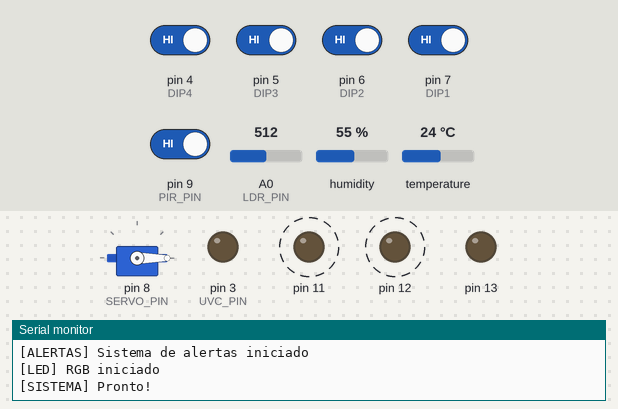
The sketch below on a simulated Arduino Mega 2560, built with avr-gcc and run on an emulated ATmega2560. On the bench: servo, output pins drawn as LEDs (lit = HIGH), the last lines printed to the serial monitor. Dashed ring = blinking. Inputs (shaded band) come from the test bench; at power-on: pin 4 (DIP4), pin 5 (DIP3), pin 6 (DIP2), pin 7 (DIP1), pin 9 (PIR_PIN) HIGH, humidity 55 %, temperature 24 °C, A0 (LDR_PIN) = 512.

Above: at 1.4 s.
1.5 s: humidity set to 79 %
At 1.53 s:
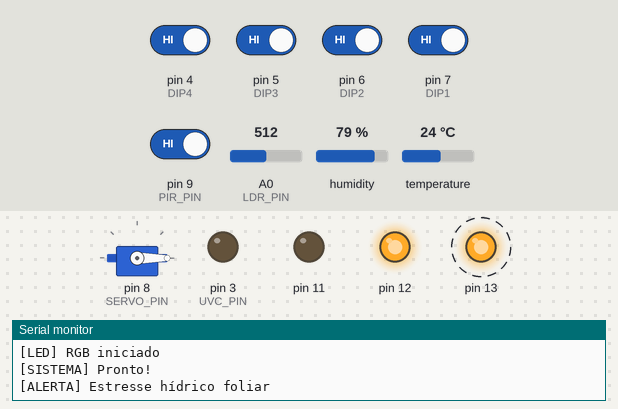
5.3 s: humidity set to 82 %
At 6.13 s:
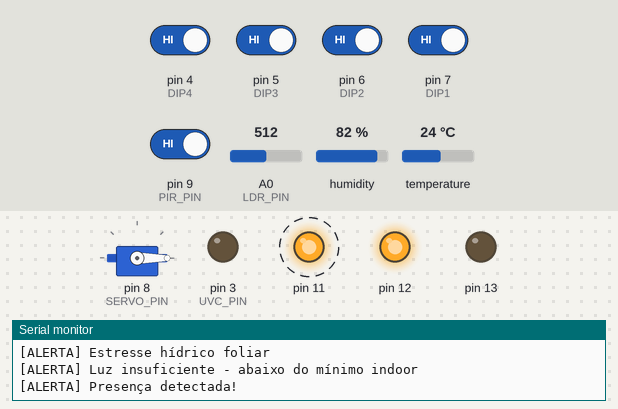
At 8.3 s:
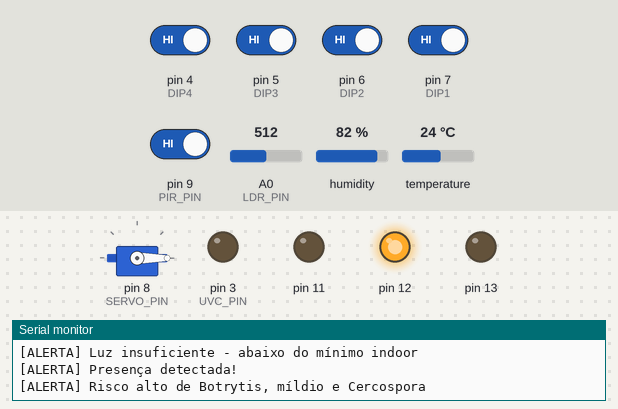
8.8 s: temperature set to 29 °C
11.3 s: temperature set to 32 °C
At 12.34 s:
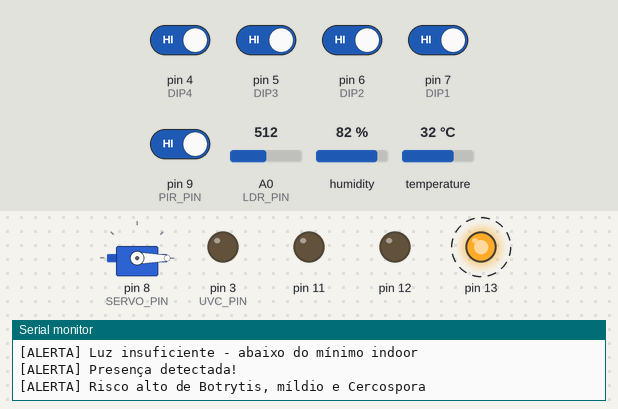
14.8 s: A0 (LDR_PIN) set to 175
21.2 s: A0 (LDR_PIN) set to 152
Timing chart, 0 to 24.5 s (numbered marks = the images above; inputs shaded):
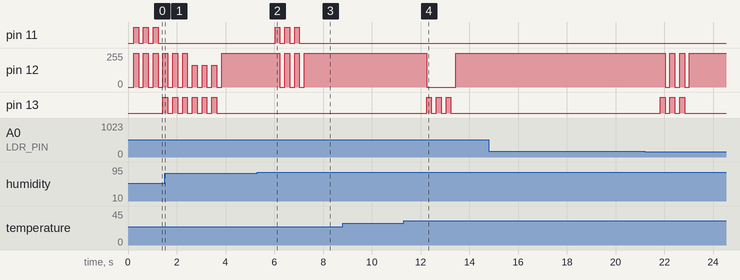

Measured:
- the behaviour switches between 80 and 81 % on humidity (found by bisection; images 1 and 2)
- the behaviour switches between 30 and 31 °C on temperature (found by bisection; images 3 and 4)
- after the input at 5.3 s, pin 11: alternates HIGH for 0.20 s and LOW for 0.20 s, 6 changes in all, then stays LOW, starting after 0.73 s; pin 12: alternates 255/255 for 0.20 s and 0/255 for 0.20 s, 6 changes in all, then stays 255/255, starting after 0.93 s
- after the input at 8.8 s, every drawn part: stays the same
- after the input at 11.3 s, pin 12: 255/255 → 0/255 after 0.94 s, → 255/255 1.2 s later; pin 13: alternates HIGH for 0.20 s and LOW for 0.20 s, 6 changes in all, then stays LOW, starting after 0.94 s
- after the input at 14.8 s, every drawn part: stays the same
- by itself, pin 11: alternates HIGH for 0.20 s and LOW for 0.20 s
- by itself, pin 13: alternates HIGH for 0.20 s and LOW for 0.20 s, 11 changes in all, then stays LOW

The sketch:

hortinha_main.ino
```cpp
#include "include/sensores.h"
#include "include/bomba_nft.h"
#include "include/uvc.h"
#include "include/modos.h"
#include "include/led.h"
#include "include/serial_proto.h"
#include "include/alertas_local.h"

void setup() {

  iniciarSerialArduino();
  iniciarSensores();
  iniciarModos();
  iniciarBombaNFT();
  iniciarUVCLocal();
  iniciarFotoperiodo();
  iniciarAlertasLocais();
  STAR(13, 12, 11);

  Serial.println("\n[SISTEMA] Pronto!\n");
}

void loop() {
  lerSensores();
  lerModos();
  controlarIrrigacao();
  atualizarServo();
  verificarAlertas();
  atualizarFotoperiodo();
  attUVC();
  GEN_RGB();

  if (millis() - ultimoEnvioUART >= 1000) { //envia dados a cada 1 segundo
    ultimoEnvioUART = millis();
    enviarDadosUART();
  }

  processarComandoUART();
  delay(50);
}
```

alertas_local.h
```cpp
#pragma once

#include <Arduino.h>

/**
 * @brief Inicializa o sistema de alertas locais
 */
void iniciarAlertasLocais();

/**
 * @brief Verifica as condições ambientais e dispara alertas
 * Deve ser chamada continuamente no loop()
 */
void verificarAlertas();

// Variáveis globais de alertas
extern bool alertaCalor;
extern bool alertaFrio;
extern bool alertaUmidAlta;
extern bool alertaUmidBaixa;
extern bool alertaLuz;
extern bool alertaFotoperiodo;
extern bool alertaPresenca;
```

bomba_nft.h
```cpp
#pragma once

#include <Arduino.h>
#include <Servo.h>

/**
 * @brief Inicializa o sistema de bomba NFT
 */
void iniciarBombaNFT();

/**
 * @brief Abre a irrigação (ativa a bomba)
 */
void abrirIrrigacao();

/**
 * @brief Fecha a irrigação (desativa a bomba)
 */
void fecharIrrigacao();

/**
 * @brief Atualiza o servo (movimentação do ângulo)
 * Deve ser chamada continuamente no loop()
 */
void atualizarServo();

/**
 * @brief Inicializa o agendador de ciclos de bomba
 */
void iniciarAgendadorBomba();

/**
 * @brief Verifica se as condições estão aptas para ciclo de irrigação
 * @return true se pode iniciar, false caso contrário
 */
bool condicoesAptasParaCicloBomba();

/**
 * @brief Inicia um ciclo de irrigação
 */
void iniciarCicloBomba();

/**
 * @brief Finaliza o ciclo de irrigação ativo
 */
void finalizarCicloBomba();

/**
 * @brief Atualiza o agendador de irrigação
 * Deve ser chamada continuamente no loop()
 */
void controlarIrrigacao();

// Variáveis globais
extern bool irrigando;
extern int anguloAtual;
```

led.h
```cpp
#pragma once

#include <Arduino.h>

/**
 * @struct led
 * @brief Estrutura com dados de um LED
 */
struct led
{
    int luz;             ///< Valor de iluminação (0-255)
    int pin;             ///< Pino Arduino
    bool pisc;           ///< Flag de piscagem
    unsigned long ult_p; ///< Último tempo de piscagem
};

/**
 * @struct ledRGB
 * @brief Estrutura com dados de um LED RGB
 */
struct ledRGB
{
    led R;   ///< Canal vermelho
    led G;   ///< Canal verde
    led B;   ///< Canal azul
    int est; ///< Estado
};

/**
 * @brief Inicializa o LED RGB nos pinos especificados
 * @param pinR Pino do canal vermelho
 * @param pinG Pino do canal verde
 * @param pinB Pino do canal azul
 */
void STAR(int pinR, int pinG, int pinB);

/**
 * @brief Define a cor do LED RGB
 * @param r Valor do canal vermelho (0-255)
 * @param g Valor do canal verde (0-255)
 * @param b Valor do canal azul (0-255)
 */
void COR(int r, int g, int b);

/**
 * @brief Faz o LED RGB piscar uma cor específica
 * @param r Valor do canal vermelho
 * @param g Valor do canal verde
 * @param b Valor do canal azul
 * @param vezes Número de repetições (padrão 3)
 */
void PISCA_COR(int r, int g, int b, int vezes = 3);

/**
 * @brief Atualiza o estado do LED baseado no sistema
 * Deve ser chamada continuamente no loop()
 */
void GEN_RGB();
```

modos.h
```cpp
#pragma once

#include <Arduino.h>

/**
 * @brief Inicializa o sistema de seletores de modo (DIP switches)
 */
void iniciarModos();

/**
 * @brief Faz leitura dos DIPs e atualiza estados
 * Deve ser chamada continuamente no loop()
 */
void lerModos();

// Variáveis globais de modo
extern bool modoManual;
extern bool modoBombaLiga;
extern bool modoBombaDesliga;
extern bool uvcSolicitado;
```

sensores.h
```cpp
#pragma once

#include <Arduino.h>

/**
 * @brief Inicializa os sensores (DHT11, LDR, PIR)
 */
void iniciarSensores();

/**
 * @brief Faz leitura de todos os sensores
 * Atualiza variáveis globais: temperatura, umidade, luz, presenca
 */
void lerSensores();

/**
 * @brief Inicializa o sistema de fotoperíodo
 */
void iniciarFotoperiodo();

/**
 * @brief Atualiza o contador de fotoperíodo
 * Deve ser chamada continuamente no loop()
 */
void atualizarFotoperiodo();

// Variáveis globais de sensores
extern float temperatura;
extern float umidade;
extern int luz;
extern bool presenca;
extern int diasDeficitFotoperiodo;
```

serial_proto.h
```cpp
#pragma once

#include <Arduino.h>

/**
 * @brief Inicializa os canais UART (Serial1 para ESP32, Serial para debug)
 */
void iniciarSerialArduino();

/**
 * @brief Envia notificação para o ESP32
 * @param tipo String indicando tipo: TEMP, LUZ, UMID, PRES, FOTO
 */
void enviarNotificacao(const String &tipo);

/**
 * @brief Envia dados do ambiente em JSON para o ESP32
 */
void enviarDadosUART();

/**
 * @brief Processa comandos recebidos do ESP32
 * Deve ser chamada continuamente no loop()
 */
void processarComandoUART();

// Variável de controle de timing
extern unsigned long ultimoEnvioUART;
```

uvc.h
```cpp
#pragma once

#include <Arduino.h>

/**
 * @brief Inicializa o LED UVC local
 */
void iniciarUVCLocal();

/**
 * @brief Atualiza o estado do UVC baseado em condições
 * Deve ser chamada continuamente no loop()
 */
void attUVC();

// Variáveis globais
extern bool uvcAtivo;
extern bool uvcSolicitado;
```

alertas_local.cpp
```cpp
#include "../include/alertas_local.h"
#include "../include/sensores.h"
#include "../include/serial_proto.h"

// Histerese dos alertas
#define HISTERESE_TEMP 5
#define HISTERESE_UMID 5
#define HISTERESE_LUZ 30

// Estados dos alertas
bool alertaCalor = false;
bool alertaFrio = false;
bool alertaUmidAlta = false;
bool alertaUmidBaixa = false;
bool alertaLuz = false;
bool alertaFotoperiodo = false;
bool alertaPresenca = false;

void iniciarAlertasLocais()
{
    delay(100);
    Serial.println("[ALERTAS] Sistema de alertas iniciado");
}

void verificarAlertas()
{
    if (temperatura > 30 && !alertaCalor)
    {
        alertaCalor = true;
        enviarNotificacao("TEMP");
        Serial.print(temperatura);
        Serial.println("°C [ALERTA] Crítico — risco de pendoamento precoce");
    }
    else if (temperatura <= (30 - HISTERESE_TEMP) && alertaCalor)
    {
        alertaCalor = false;
    }

    if (temperatura < 12 && !alertaFrio)
    {
        alertaFrio = true;
        enviarNotificacao("TEMP");
        Serial.print(temperatura);
        Serial.println("°C [ALERTA] Abaixo do ideal — crescimento lento");
    }
    else if (temperatura >= (12 + HISTERESE_TEMP) && alertaFrio)
    {
        alertaFrio = false;
    }

    if (umidade > 80 && !alertaUmidAlta)
    {
        alertaUmidAlta = true;
        enviarNotificacao("UMID");
        Serial.println("[ALERTA] Risco alto de Botrytis, míldio e Cercospora");
    }
    else if (umidade <= (80 - HISTERESE_UMID) && alertaUmidAlta)
    {
        alertaUmidAlta = false;
    }

    if (umidade < 60 && !alertaUmidBaixa)
    {
        alertaUmidBaixa = true;
        enviarNotificacao("UMID");
        Serial.println("[ALERTA] Estresse hídrico foliar");
    }
    else if (umidade >= (60 + HISTERESE_UMID) && alertaUmidBaixa)
    {
        alertaUmidBaixa = false;
    }

    if (luz < 200 && !alertaLuz)
    {
        alertaLuz = true;
        enviarNotificacao("LUZ");
        Serial.println("[ALERTA] Luz insuficiente - abaixo do mínimo indoor");
    }
    else if (luz >= (200 + HISTERESE_LUZ) && alertaLuz)
    {
        alertaLuz = false;
    }

    if (diasDeficitFotoperiodo >= 3 && !alertaFotoperiodo)
    {
        alertaFotoperiodo = true;
        enviarNotificacao("FOTO");
        Serial.println("[ALERTA] Fotoperíodo baixo por 3 dias - risco de pendoamento");
    }
    else if (diasDeficitFotoperiodo == 0 && alertaFotoperiodo)
    {
        alertaFotoperiodo = false;
    }

    if (presenca && !alertaPresenca)
    {
        alertaPresenca = true;
        enviarNotificacao("PRES");
        Serial.println("[ALERTA] Presença detectada!");
    }
    else if (!presenca && alertaPresenca)
    {
        alertaPresenca = false;
    }
}
```

bomba_nft.cpp
```cpp
#include "../include/bomba_nft.h"
#include "../include/modos.h"
#include "../include/sensores.h"

// Hardware
#define SERVO_PIN 8
static Servo valvula;

// Estados e timings
bool irrigando = false;
int anguloAtual = 0;
static int direcao = 1;
static unsigned long ultimoMovimento = 0;
const int VELOCIDADE_BASE = 30;

const unsigned long BOMBA_CHECK_INTERVAL_MS = 10000; // Verifica a cada 10 segundos
const unsigned long BOMBA_CYCLE_DURATION_MS = 15000; // Duração ciclo: 15 segundos

static unsigned long ultimoTickBomba = 0;
static unsigned long inicioCicloBomba = 0;
static bool janelaBombaAtiva = false;

void iniciarBombaNFT()
{
    valvula.attach(SERVO_PIN);
    valvula.write(0);
    fecharIrrigacao();
    iniciarAgendadorBomba();
    Serial.println("[SERVO] Válvula iniciada (fechada)");
}

void abrirIrrigacao()
{
    irrigando = true;
    Serial.println("[IRR] Irrigação ATIVADA");
}

void fecharIrrigacao()
{
    irrigando = false;
    anguloAtual = 0;
    valvula.write(0);
    Serial.println("[IRR] Irrigação DESLIGADA");
}

void atualizarServo()
{
    if (!irrigando)
        return;

    unsigned long agora = millis();

    if (agora - ultimoMovimento >= (unsigned long)VELOCIDADE_BASE)
    {
        ultimoMovimento = agora;
        anguloAtual += direcao * 2;

        if (anguloAtual >= 180)
        {
            anguloAtual = 180;
            direcao = -1;
        }
        else if (anguloAtual <= 0)
        {
            anguloAtual = 0;
            direcao = 1;
        }

        valvula.write(anguloAtual);
    }
}

void iniciarAgendadorBomba()
{
    ultimoTickBomba = millis();
    inicioCicloBomba = 0;
    janelaBombaAtiva = false;
}

bool condicoesAptasParaCicloBomba()
{
    if (modoManual)
        return false;

    return umidade < 40 && luz < 200;
}

void iniciarCicloBomba()
{
    abrirIrrigacao();
    janelaBombaAtiva = true;
    inicioCicloBomba = millis();
    Serial.println("[IRR] Ciclo agendado");
}

void finalizarCicloBomba()
{
    fecharIrrigacao();
    janelaBombaAtiva = false;
    inicioCicloBomba = 0;
    Serial.println("[IRR] Ciclo finalizado");
}

static void atualizarAgendadorBomba()
{
    if (millis() - ultimoTickBomba < BOMBA_CHECK_INTERVAL_MS)
        return;

    ultimoTickBomba = millis();

    if (!janelaBombaAtiva)
    {
        if (condicoesAptasParaCicloBomba())
        {
            iniciarCicloBomba();
        }
        return;
    }

    if (millis() - inicioCicloBomba >= BOMBA_CYCLE_DURATION_MS)
    {
        finalizarCicloBomba();
    }
}

void controlarIrrigacao()
{
    if (modoManual && modoBombaLiga)
    {
        abrirIrrigacao();
        janelaBombaAtiva = false;
        return;
    }

    if (modoManual && modoBombaDesliga)
    {
        finalizarCicloBomba();
        return;
    }
    else if (!modoManual)
        atualizarAgendadorBomba();
}
```

led.cpp
```cpp
#include "../include/led.h"
#include "../include/modos.h"
#include "../include/bomba_nft.h"
#include "../include/uvc.h"

static ledRGB rgb = {};

void STAR(int pinR, int pinG, int pinB)
{
    rgb.R.pin = pinR;
    rgb.G.pin = pinG;
    rgb.B.pin = pinB;

    rgb.R.luz = 0;
    rgb.G.luz = 0;
    rgb.B.luz = 0;

    rgb.R.pisc = false;
    rgb.G.pisc = false;
    rgb.B.pisc = false;

    rgb.R.ult_p = 0;
    rgb.G.ult_p = 0;
    rgb.B.ult_p = 0;

    rgb.est = 0;

    pinMode(rgb.R.pin, OUTPUT);
    pinMode(rgb.G.pin, OUTPUT);
    pinMode(rgb.B.pin, OUTPUT);

    Serial.println("[LED] RGB iniciado");
}

void COR(int r, int g, int b)
{
    rgb.R.luz = r;
    rgb.G.luz = g;
    rgb.B.luz = b;

    analogWrite(rgb.R.pin, r);
    analogWrite(rgb.G.pin, g);
    analogWrite(rgb.B.pin, b);
}

void PISCA_COR(int r, int g, int b, int vezes)
{
    for (int i = 0; i < vezes; i++)
    {
        COR(r, g, b);
        delay(200);
        COR(0, 0, 0);
        delay(200);
    }
}

void GEN_RGB()
{
    if (modoManual)
    {
        if (uvcAtivo)
        {
            COR(255, 0, 255);
            return;
        }
        COR(255, 165, 0);
        Serial.println("[LED] Modo Manual - Laranja");
        return;
    }

    if (uvcAtivo)
    {
        COR(125, 0, 255);
        return;
    }

    if (irrigando)
    {
        COR(0, 0, 255);
        return;
    }

    COR(0, 255, 0);
}
```

modos.cpp
```cpp
#include "../include/modos.h"

// Pinos dos DIPs
#define DIP1 7
#define DIP2 6
#define DIP3 5
#define DIP4 4

// Variáveis globais
bool modoManual = false;
bool modoBombaLiga = false;
bool modoBombaDesliga = false;
bool uvcSolicitado = false;

// Estados anteriores (para detectar mudanças)
static bool prevModoManual = false;
static bool prevModoBombaLiga = false;
static bool prevModoBombaDesliga = false;
static bool prevuvcSolicitado = false;
static bool prevUvcMode = false;

void iniciarModos()
{
    pinMode(DIP1, INPUT_PULLUP);
    pinMode(DIP2, INPUT_PULLUP);
    pinMode(DIP3, INPUT_PULLUP);
    pinMode(DIP4, INPUT_PULLUP);

    Serial.println("[MODOS] Sistema de seletores iniciado");
}

void lerModos()
{
    bool dip4 = !digitalRead(DIP1);
    bool dip3 = !digitalRead(DIP2);
    bool dip2 = !digitalRead(DIP3);
    bool dip1 = !digitalRead(DIP4);

    modoManual = dip1 && !dip2 && !dip3 && !dip4;
    modoBombaLiga = dip1 && dip2 && !dip3 && !dip4;
    modoBombaDesliga = dip1 && !dip2 && dip3 && !dip4;
    bool uvcMode = dip1 && !dip2 && !dip3 && dip4;

    // Gerar um pulso único em uvcSolicitado apenas na borda de subida do modo UVC.
    if (uvcMode && !prevUvcMode)
    {
        uvcSolicitado = true;
    }
    prevUvcMode = uvcMode;

    if (modoManual != prevModoManual)
    {
        Serial.print("[MODOS] Modo Manual ");
        Serial.println(modoManual ? "ON" : "OFF");
        prevModoManual = modoManual;
    }
    if (modoBombaLiga != prevModoBombaLiga)
    {
        Serial.print("[MODOS] Modo Bomba Liga ");
        Serial.println(modoBombaLiga ? "ON" : "OFF");
        prevModoBombaLiga = modoBombaLiga;
    }
    if (modoBombaDesliga != prevModoBombaDesliga)
    {
        Serial.print("[MODOS] Modo Bomba Desliga ");
        Serial.println(modoBombaDesliga ? "ON" : "OFF");
        prevModoBombaDesliga = modoBombaDesliga;
    }
    if (uvcSolicitado != prevuvcSolicitado)
    {
        Serial.print("[MODOS] Modo UVC Manual ");
        Serial.println(uvcSolicitado ? "ON" : "OFF");
        prevuvcSolicitado = uvcSolicitado;
    }
}
```

sensores.cpp
```cpp
#include "../include/sensores.h"
#include <DHT.h>

// Configuração dos sensores
#define DHTPIN 10
#define DHTTYPE DHT11
#define LDR_PIN A0
#define PIR_PIN 9

DHT dht(DHTPIN, DHTTYPE);

// Variáveis globais
float temperatura = 0.0;
float umidade = 0.0;
int luz = 0;
bool presenca = false;

// Controle de filtragem LDR
unsigned long ultimoLeituraLuz = 0;
int luzFiltrada = 0;

// Controle de fotoperíodo
unsigned long tempoLuzAcumuladoMs = 0;
unsigned long ultimoTickFotoperiodo = 0;
unsigned long ultimoResetFotoperiodo = 0;
int diasDeficitFotoperiodo = 0;
bool fotoperiodoAtivo = false;

void iniciarSensores()
{
    dht.begin();

    pinMode(LDR_PIN, INPUT);
    pinMode(PIR_PIN, INPUT);

    Serial.println("[SENS] Sensores iniciados");
}

void lerSensores()
{
    temperatura = dht.readTemperature();
    umidade = dht.readHumidity();
    presenca = digitalRead(PIR_PIN);

    if (millis() - ultimoLeituraLuz >= 1000) // Atualiza a cada 1 segundo
    {
        ultimoLeituraLuz = millis();
        int leituraAtual = analogRead(LDR_PIN);
        luzFiltrada = (luzFiltrada * 0.7) + (leituraAtual * 0.3);
        luz = luzFiltrada;
    }

    // Validação de leituras
    if (isnan(temperatura))
        temperatura = 0.0;
    if (isnan(umidade))
        umidade = 0.0;
}

void iniciarFotoperiodo()
{
    tempoLuzAcumuladoMs = 0;
    ultimoTickFotoperiodo = millis();
    ultimoResetFotoperiodo = millis();
    diasDeficitFotoperiodo = 0;
    fotoperiodoAtivo = false;
}

void atualizarFotoperiodo()
{
    unsigned long agora = millis();
    if (agora - ultimoTickFotoperiodo < 1000) // Atualiza a cada 1 segundo
        return;

    unsigned long delta = agora - ultimoTickFotoperiodo;
    ultimoTickFotoperiodo = agora;

    fotoperiodoAtivo = luz >= 200;
    if (fotoperiodoAtivo)
    {
        tempoLuzAcumuladoMs += delta;
    }

    // Reset diário
    const unsigned long DIA_MS = 86400000UL;
    if (agora - ultimoResetFotoperiodo >= DIA_MS)
    {
        unsigned long diasPassados = (agora - ultimoResetFotoperiodo) / DIA_MS;
        for (unsigned long i = 0; i < diasPassados; i++)
        {
            if (tempoLuzAcumuladoMs < 12UL * 3600000UL)
                diasDeficitFotoperiodo++;
            else
                diasDeficitFotoperiodo = 0;

            tempoLuzAcumuladoMs = 0;
        }

        ultimoResetFotoperiodo += diasPassados * DIA_MS;
    }
}
```

uvc.cpp
```cpp
#include "../include/uvc.h"
#include "../include/led.h"
#include "../include/modos.h"
#include "../include/sensores.h"

#define UVC_PIN 3

bool uvcAtivo = false;
bool uvcSolicitado = false;

static led uvc = {};

void iniciarUVCLocal()
{
    uvc.pin = UVC_PIN;
    uvc.luz = 0;
    uvc.pisc = false;
    uvc.ult_p = 0;

    uvcAtivo = false;
    uvcSolicitado = false;

    pinMode(uvc.pin, OUTPUT);
    digitalWrite(uvc.pin, LOW);
    Serial.println("[UVC] LED UVC iniciado");
}

static void travaUVC()
{
    if (uvcSolicitado && presenca)
    {
        uvcAtivo = false;
        uvcSolicitado = false;
        Serial.println("[UVC] Presença detectada - UVC bloqueado");
    }
    else
    {
        uvcAtivo = uvcSolicitado;
    }
}

void attUVC()
{
    travaUVC();
    if (uvcAtivo)
    {
        digitalWrite(uvc.pin, HIGH);
        Serial.println("[UVC] Ligado");
    }
    else
    {
        digitalWrite(uvc.pin, LOW);
    }
}
```

Source omitted: serial_proto.cpp (3277 bytes)
